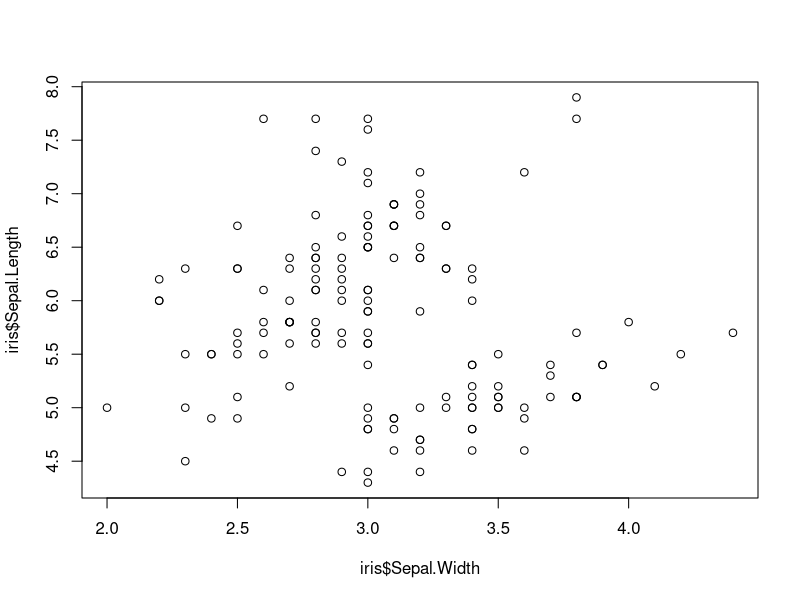
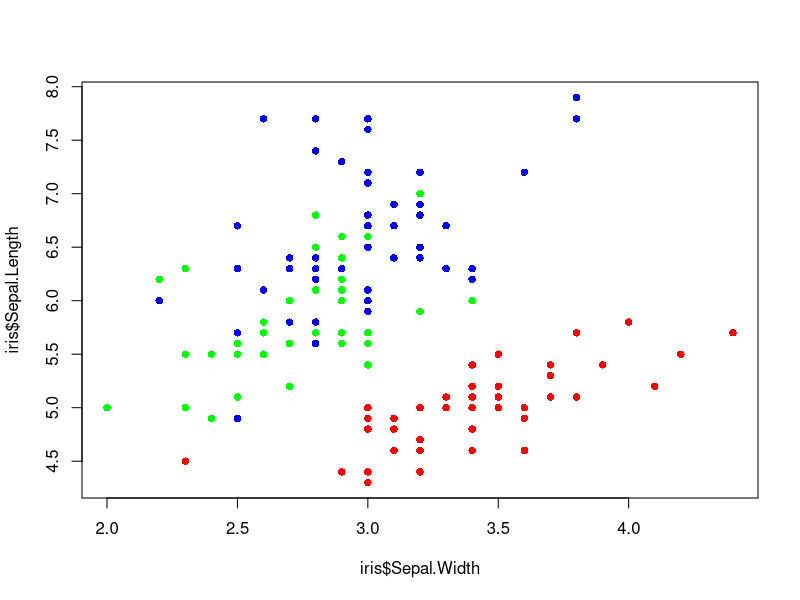
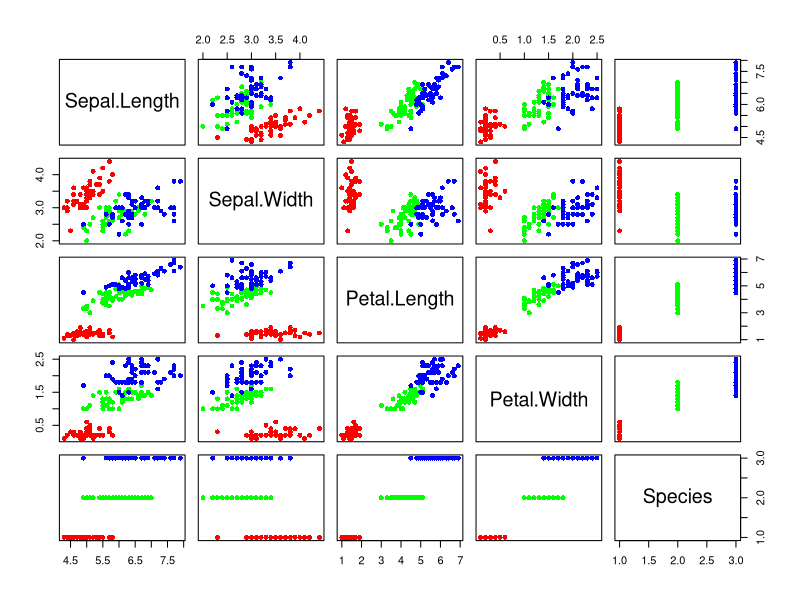
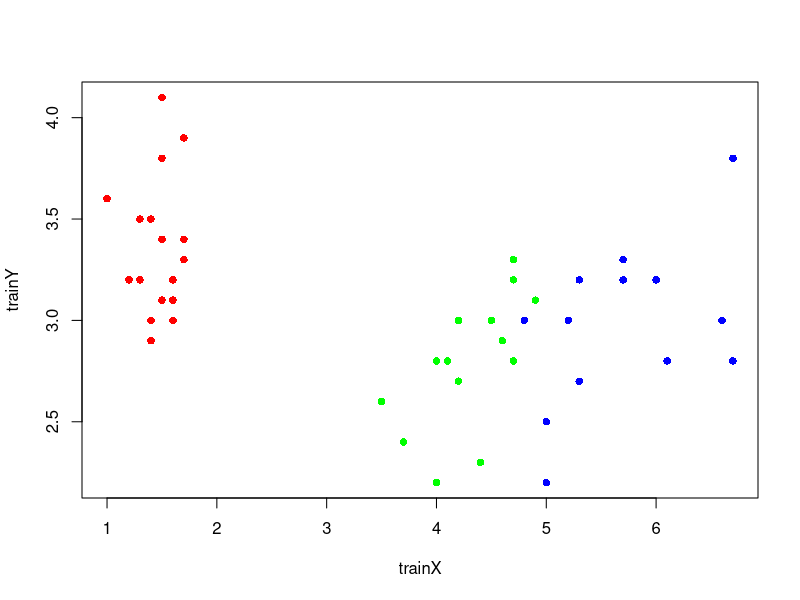

R code for these plots, in order: (Note: this script raises an error after producing the figures.)
#------------------------------------------------------------
# Метрична классифікація  iris
#	
#	M.Botsula botsula@gmail.com
# 	21.10.2015
#------------------------------------------------------------


# можна побудувати точки залежності параметру 'Sepal.Width' від 'Sepal.Length'
plot(iris$Sepal.Length ~ iris$Sepal.Width)

# застосуємо функцію rainbow() для розфарбування точок в залежності від класу 'Species'
plot(iris$Sepal.Length ~ iris$Sepal.Width, col=rainbow(3)[iris$Species], pch=16)

# для фрейму даних можна побудувати матрицю кореляції - всі можливі комбінації графіків
plot(iris,col=rainbow(3)[unclass(iris$Species)], pch=16)

#------------------------------------------------------------
# Досліджуємо масив даних iris3
#------------------------------------------------------------

# Формуємо навчальну вибірку як випадкові 50 значень з усіх 3-х класів
# http://stackoverflow.com/a/8273355/1717605
 trainIris<-iris[sample(nrow(iris), 50),] 

# Формуємо вектор класів
# Перетворюємо текстові значення класів в порядкові номери unclass()
# Цей номер буде визначати "висоту" класу
trainIrisCl <- unclass(trainIris$Species)

# Будуємо графік навчальної вибірки (дані з відомою класіфікацією)
# Виводимо залежність Sepal.Length ~ Petal.Lenght (1-ий та 3-ій стовпці даних)
trainY <- trainIris[,2]    # trainY <- trainIris$Sepal.Length
trainX <- trainIris[,3]    # trainY <- trainIris$Petal.Length 

plot(trainY~trainX, col=rainbow(3)[trainIrisCl], pch=16)

#train <- rbind(iris3[1:25,,1], iris3[1:25,,2], iris3[1:25,,3])
#test <- rbind(iris3[26:50,,1], iris3[26:50,,2], iris3[26:50,,3])

# train <- cbind(trainIris$Sepal.Length, trainIris$Sepal.Width, trainIris$Petal.Length, trainIris$Petal.Width)
# test <- cbind(testIris$Sepal.Length, testIris$Sepal.Width, testIris$Petal.Length, testIris$Petal.Width)
 

# Формуємо тестову вибірку 100х100, яку треба класифікувати за зразком 
# навчальної вибірки
lenNew = 100
# ДЛя класифікації застосуємо метод найближчих сусідів за k_NN сусідніх точок 
k_NN = 3

# формуємо рівномірний масив точок
# після навчаня кожна точка буде класифікована

# length(trainIrisCl)
# length(t(trainIris[,2:3]))

x1<-seq(min(trainY), max(trainY), len=lenNew)  
x2<-seq(min(trainX), max(trainX), len=lenNew) 
x1.new<-rep(x1, lenNew) 
x2.new<-rep(x2, rep(lenNew, lenNew)) 



# Классифікатор
library(class)

rezKNN <- knn(cbind(trainY, trainX),
              cl = trainIrisCl, 
              test = cbind(x1.new, x2.new), 
              k = k_NN, 
              prob=F)

# Масив prob буде містити частку класа для кожної точки (x1.new, x2.new)
# prob <- attr(rezKNN, "prob")

# Масив pt.col буде містити колір класа для кожної точки (x1.new, x2.new)
pt.col <- rainbow(3)[rezKNN]

#prob <- ifelse(rezKNN == "1", prob, 1-prob)
# drawing points on the plot
#plot(x1.new, x2.new, col=pt.col, pch=20, cex=.1)
#points(x1.new~x2.new, col=pt.col, pch=20, cex=.1)

# Будуємо границі визначених классів за навчаним масивом точок
# Для ціого потрібно задати до кожного класу свою "висоту", тоді 
# алгоритм побудови контурів зможе обробити таку "матрицю висот"

require(grDevices) # for colours
image(x2, x1, matrix(c(rezKNN),ncol=lenNew,nrow=lenNew,byrow = T), col = rainbow(3, alpha = 0.2))
points(trainY~trainX, col=rainbow(3)[trainIrisCl], pch=16)
contour(x2, x1,
        matrix(c(rezKNN),ncol=lenNew,nrow=lenNew,byrow = T),
        add = T,
        nlevels = 3,
        levels = c(1,2,3),
        lty = 1,
        lwd = 2,
        drawlabel=T)


